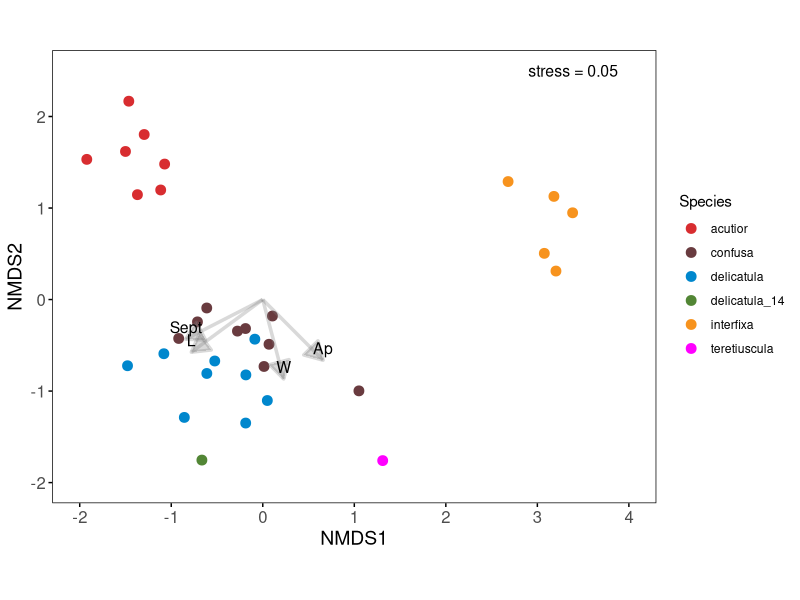
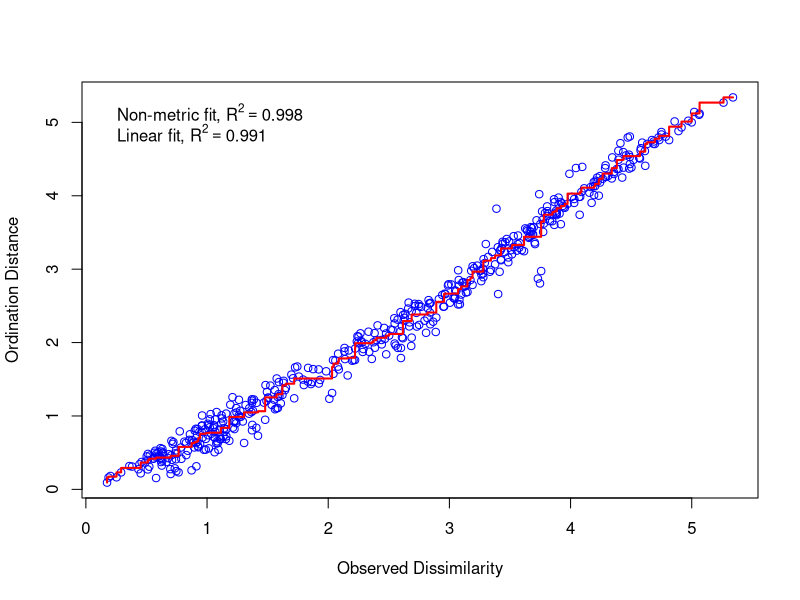

Reproduce these figures in R, in order.
#
# +----------------------------------------------------------------------------------------+
# | This script performs non-metric multidimensional scaling (nMDS) using Euclidean        |
# | distances into two dimensions. Note that nMDS does not use the distances as they are,  |
# | only the rank order of the distances.                                                  |
# | Basic statistics, including feature vector, are output to a text file, and Shepard     |
# | and a nMDS graphs are provided.                                                        |
# |                                                                                        |
# | Stefan Ekman 19 Nov 2024.                                                              |               
# +----------------------------------------------------------------------------------------+
#


# Load libraries
library(vegan)
library(ggplot2)
library(svglite)
library(dplyr)

# Set working directory
setwd("/Users/stefanekman/R_workdir/nMDS")

# Get data and labels
data <- read.table(file="arctomia_morph.txt", sep="\t", header=T, row.names=1)
class_labels <- as.factor(data$label)
numerical_data <- data[,1:4]

# Preprocess data
numerical_data <- scale(numerical_data)

# Calculate distance matrix
# Note that nMDS does not use the distances as they are, only the rank order of the distances
distance_matrix <- dist(numerical_data, method="euclidean")

# Perform two-dimensional NMDS
nmds_result <- vegan::metaMDS(distance_matrix, k=2, try=100, trymax=100, autotransform=F)
stress <- nmds_result$stress

# Fit environmental vectors (variables) onto the NMDS configuration
envfit_result <- envfit(nmds_result, numerical_data, perm=9999)

# Extract scores for NMDS and environmental vectors
nmds_scores <- scores(nmds_result, display = "sites")
vector_scores <- scores(envfit_result, display = "vectors")

# Convert NMDS scores to data frame and add class labels
nmds_data <- as.data.frame(nmds_scores)
nmds_data$Species <- class_labels

# Convert vectors scores to data frame
vectors_df <- as.data.frame(vector_scores)
vectors_df$variable <- rownames(vector_scores)

# Create basic NMDS plot with points
plot <- ggplot(nmds_data, aes(x = NMDS1, y = NMDS2, color = Species)) +
  geom_point(size = 3) +
  scale_color_manual(values = c("#D82D30", "#693B3F", "#0087CD", "#528635", "#F7931E", "#FF00FF")) +  # Manually define colors
  theme_minimal() +
  labs(title = NULL, x = "NMDS1", y = "NMDS2")

# Set x and y axis limits and add tick marks at every integer from -2 to 2
plot <- plot +
  scale_x_continuous(limits = c(-2, 4), breaks = seq(-2, 4, 1)) +  # Set x-axis from -2 to 4 with ticks at every integer
  scale_y_continuous(limits = c(-2, 2.5), breaks = seq(-2, 2, 1))    # Set y-axis from -2 to 2 with ticks at every integer

# Add arrows to the plot
plot <- plot +
  geom_segment(data = vectors_df, aes(x = 0, y = 0, xend = NMDS1, yend = NMDS2),
               arrow = arrow(type = "closed", length = unit(0.2, "inches")),  # Arrowheads
               color = "grey50",                                              # Medium grey
               linewidth = 1.2,                                               # Line thickness
               alpha = 0.3)                                                   # Opacity

# Add labels to the vectors
plot <- plot +
  geom_text(data = vectors_df, aes(x = NMDS1, y = NMDS2, label = variable),
            color = "black", size = 4, vjust = -0.5)

# Customize the plot appearance: white background, no internal grid lines, with tick marks
plot <- plot +
  theme(
    panel.background = element_rect(fill = "white"),   # Set background to white
    panel.grid.major = element_blank(),                # Remove major grid lines
    panel.grid.minor = element_blank(),                # Remove minor grid lines
    axis.text = element_text(size = 12),               # Customize axis text size
    axis.title = element_text(size = 14),              # Customize axis title size
    axis.ticks = element_line(color = "black")         # Add tick marks
  )
                                         
# Ensure equal scaling on x and y axes
plot <- plot +
  coord_fixed()

# Add the stress value in the upper right corner of the plot
plot <- plot +
  annotate(
    "text",
    x = 2.9, 
    y = 2.5,
    label = paste("stress =", round(stress, 3)),
    size = 4,
    color = "black",
    hjust = 0)

# Save the plot
ggsave("NMDS_plot.svg", plot = plot, dpi = 600, width = 10, height = 8)

# Save basic analysis stats
print(nmds_result) %>% capture.output(file="nmds.txt", append=F)
cat("\n\n\n") %>% capture.output(file="nmds.txt", append=T)
print(envfit_result) %>% capture.output(file="nmds.txt", append=T)

# Save Shepard diagram
pdf(file="shepard.pdf")
stressplot(nmds_result)
dev.off()
